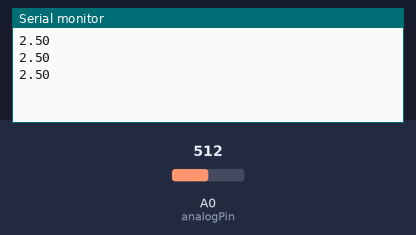
Simulated run of this sketch. Board: Arduino Uno, built with avr-gcc and run on an emulated ATmega328P. On the bench: the last lines printed to the serial monitor. The inputs (shaded band) are chosen by the test bench; at power-on: A0 (analogPin) = 512.

Above: at 1.3 s.
1.4 s: A0 (analogPin) set to 716
At 1.9 s:
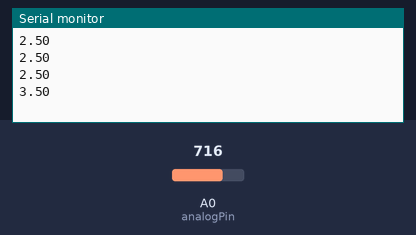
2.9 s: A0 (analogPin) set to 900
At 3.4 s:
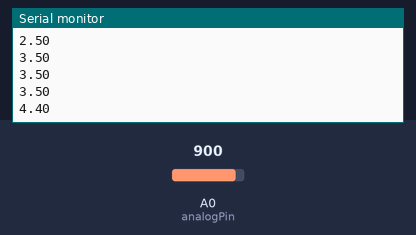
Timing chart, 0 to 5.9 s (numbered marks = the images above; inputs shaded):
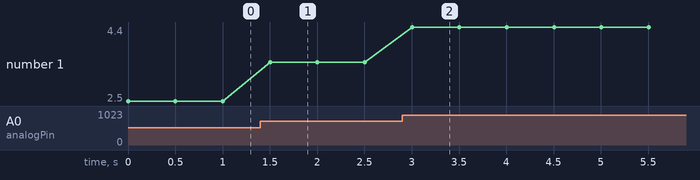

Measured:
- after the input at 1.4 s, the serial monitor: prints a new line after 0.10 s (image 1)
- after the input at 2.9 s, the serial monitor: prints a new line after 0.10 s (image 2)
- plotted number 1: 2.5 → 3.5 after the input at 1.4 s, 3.5 → 4.4 after the input at 2.9 s

The sketch:

ejercicio_9.ino
```cpp
int analogPin = A0;
float V2;  // Cambié a 'float' para almacenar valores decimales.
int dt = 500;
int analogVal;

void setup() {
  // put your setup code here, to run once:
  pinMode(analogPin, INPUT);
  Serial.begin(9600);
}

void loop() {
  // put your main code here, to run repeatedly:
  analogVal = analogRead(analogPin);
  V2 = (5.0 * analogVal) / 1023.0; // Aseguramos que se haga una división en punto flotante
  Serial.println(V2);
  delay(dt);
}
```
